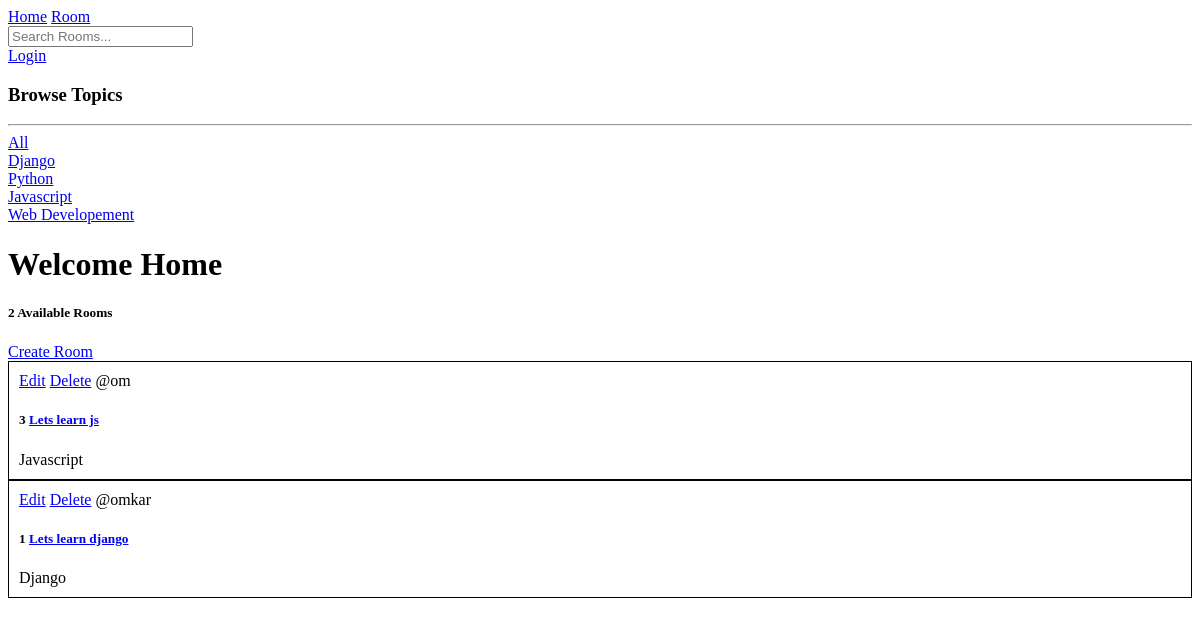
/, run on an earlier commit of the app's database.
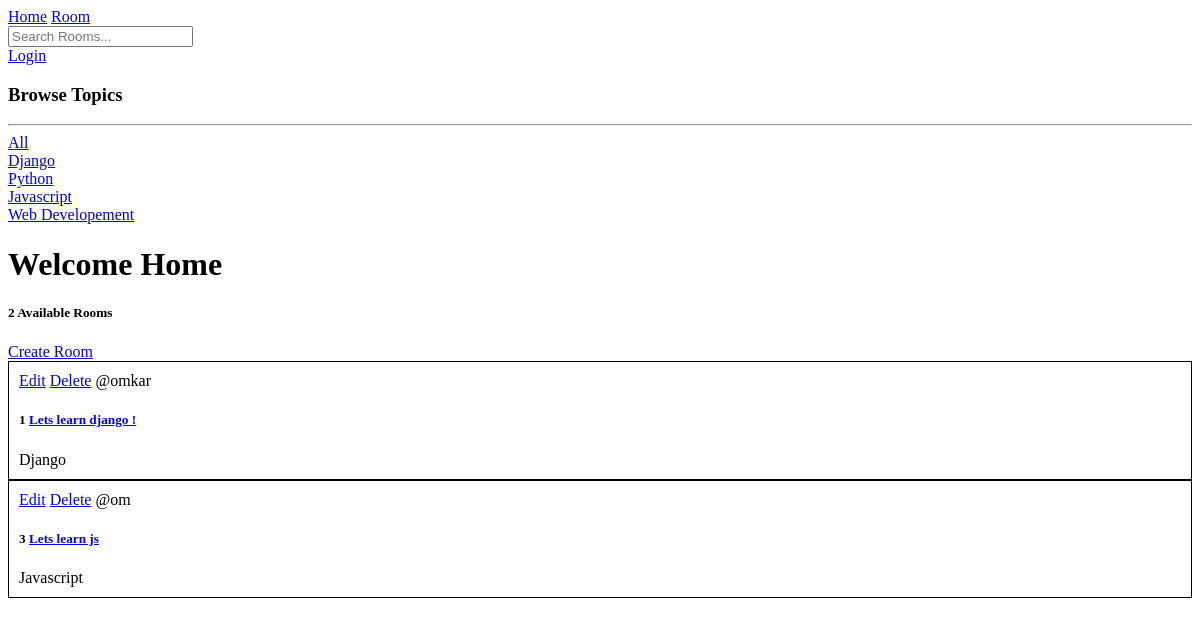
And on a later commit of the database.
### base/models.py (models this page shows, shortened)
class Topic(models.Model):
    name = models.CharField(max_length = 200)

class Room(models.Model):
    class Meta:
        ordering = ['-updated', '-created']
    host = models.ForeignKey(User, on_delete = models.SET_NULL, null = True)
    topic = models.ForeignKey(Topic, on_delete = models.SET_NULL, null = True)
    name = models.CharField(max_length = 200)
    description = models.TextField(null = True, blank = True)
    updated = models.DateTimeField(auto_now = True)
    created = models.DateTimeField(auto_now_add = True)

### base/views.py (the view)
# urls.py: path('', views.home, name = "home"),
def home(request):
    topic = request.GET.get("topic") if request.GET.get('topic') != None else ''
    rooms = Room.objects.filter(
        Q(topic__name__icontains = topic) |
        Q(name__icontains = topic) |
        Q(description__icontains = topic)
    )
    topics = Topic.objects.all()
    context = {'rooms' : rooms, 'topics' : topics, 'room_count' : len(rooms)}
    return render(request, 'base/home.html', context)

### base/templates/base/home.html
{% extends 'main.html' %} {% block content %}
<div class="home-container">
  <div>
    <h3>Browse Topics</h3>
    <hr />
    <div>
      <a href="{% url 'home' %}">All</a>
    </div>
    {% for topic in topics %}
    <div>
      <a href="{% url 'home'%}?topic={{topic.name}} ">{{topic.name}}</a>
    </div>
    {% endfor %}
  </div>
  <h1>Welcome Home</h1>
  <div>
    <h5>{{room_count}} Available Rooms</h5>
    <a href="{% url 'create-room' %}">Create Room</a>
    {% for room in rooms %}
    <div style="border: 1px solid black; padding: 10px">
      <a href="{% url 'update-room' room.id%}">Edit</a>
      <a href="{% url 'delete-room' room.id%}">Delete</a>
      <span>@{{room.host.username}}</span>
      <h5>
        {{room.id}}
        <a href="{% url 'room' room.id %}"><span>{{room.name}}</span> </a>
      </h5>
      <span>{{room.topic.name}}</span>
    </div>
    {% endfor %}
  </div>
</div>
{% endblock content %}

What changed in the data, as far as the page shows it:
changed Room "omkar": name "Lets learn django" → "Lets learn django !"; moves up the list
